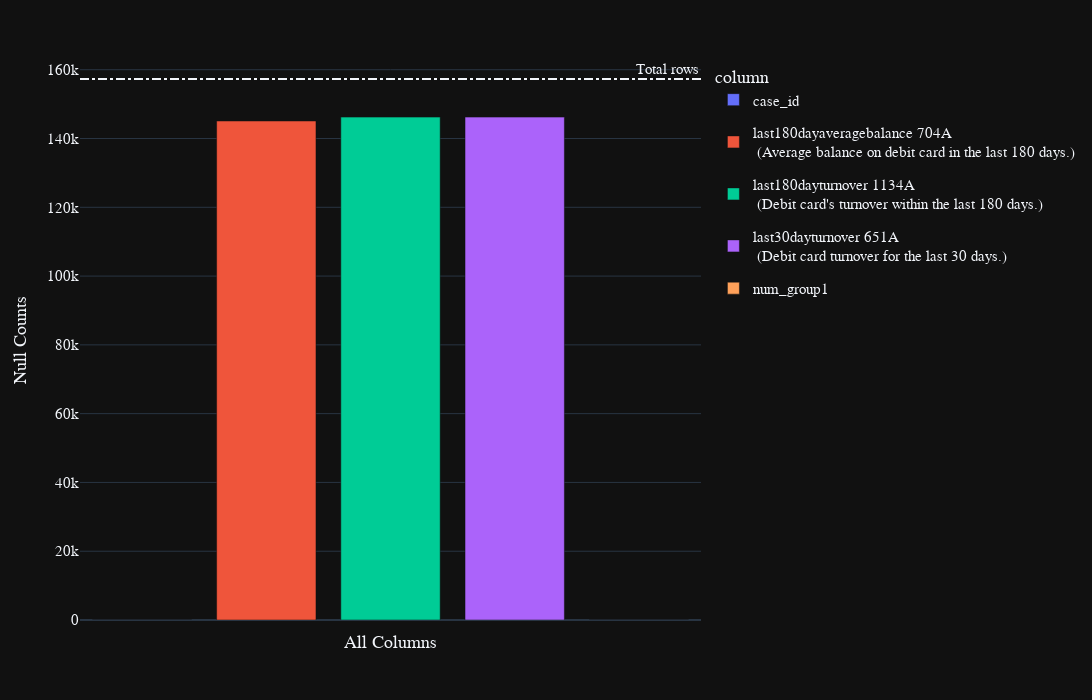

The code cell stored with this chart in its notebook:
### Code cell
train_debit = preprocess(21)
display(train_debit.fetch().head())
train_debit.pipe(plot_nulls)
print(gc.collect())

### Figure 1 — Plotly figure (JSON) as saved in the notebook; plotly's stock layout.template omitted (floating-point values rounded to 4 significant figures)
{"data": [{"alignmentgroup": "True", "customdata": [[0]], "hovertemplate": "<b>%{hovertext}</b><br><br>column=%{x}<br>null_counts=%{y}<br>percent=%{customdata[0]}<extra></extra>", "hovertext": ["case_id"], "legendgroup": "case_id", "marker": {"color": "#636efa", "pattern": {"shape": ""}}, "name": "case_id", "offsetgroup": "case_id", "orientation": "v", "showlegend": true, "textposition": "auto", "type": "bar", "x": ["case_id"], "xaxis": "x", "y": [0], "yaxis": "y"}, {"alignmentgroup": "True", "customdata": [[0.92]], "hovertemplate": "<b>%{hovertext}</b><br><br>column=%{x}<br>null_counts=%{y}<br>percent=%{customdata[0]}<extra></extra>", "hovertext": ["last180dayaveragebalance 704A <br> (Average balance on debit card in the last 180 days.)"], "legendgroup": "last180dayaveragebalance 704A <br> (Average balance on debit card in the last 180 days.)", "marker": {"color": "#EF553B", "pattern": {"shape": ""}}, "name": "last180dayaveragebalance 704A <br> (Average balance on debit card in the last 180 days.)", "offsetgroup": "last180dayaveragebalance 704A <br> (Average balance on debit card in the last 180 days.)", "orientation": "v", "showlegend": true, "textposition": "auto", "type": "bar", "x": ["last180dayaveragebalance 704A <br> (Average balance on debit card in the last 180 days.)"], "xaxis": "x", "y": [145086], "yaxis": "y"}, {"alignmentgroup": "True", "customdata": [[0.93]], "hovertemplate": "<b>%{hovertext}</b><br><br>column=%{x}<br>null_counts=%{y}<br>percent=%{customdata[0]}<extra></extra>", "hovertext": ["last180dayturnover 1134A <br> (Debit card's turnover within the last 180 days.)"], "legendgroup": "last180dayturnover 1134A <br> (Debit card's turnover within the last 180 days.)", "marker": {"color": "#00cc96", "pattern": {"shape": ""}}, "name": "last180dayturnover 1134A <br> (Debit card's turnover within the last 180 days.)", "offsetgroup": "last180dayturnover 1134A <br> (Debit card's turnover within the last 180 days.)", "orientation": "v", "showlegend": true, "textposition": "auto", "type": "bar", "x": ["last180dayturnover 1134A <br> (Debit card's turnover within the last 180 days.)"], "xaxis": "x", "y": [146221], "yaxis": "y"}, {"alignmentgroup": "True", "customdata": [[0.93]], "hovertemplate": "<b>%{hovertext}</b><br><br>column=%{x}<br>null_counts=%{y}<br>percent=%{customdata[0]}<extra></extra>", "hovertext": ["last30dayturnover 651A <br> (Debit card turnover for the last 30 days.)"], "legendgroup": "last30dayturnover 651A <br> (Debit card turnover for the last 30 days.)", "marker": {"color": "#ab63fa", "pattern": {"shape": ""}}, "name": "last30dayturnover 651A <br> (Debit card turnover for the last 30 days.)", "offsetgroup": "last30dayturnover 651A <br> (Debit card turnover for the last 30 days.)", "orientation": "v", "showlegend": true, "textposition": "auto", "type": "bar", "x": ["last30dayturnover 651A <br> (Debit card turnover for the last 30 days.)"], "xaxis": "x", "y": [146221], "yaxis": "y"}, {"alignmentgroup": "True", "customdata": [[0]], "hovertemplate": "<b>%{hovertext}</b><br><br>column=%{x}<br>null_counts=%{y}<br>percent=%{customdata[0]}<extra></extra>", "hovertext": ["num_group1"], "legendgroup": "num_group1", "marker": {"color": "#FFA15A", "pattern": {"shape": ""}}, "name": "num_group1", "offsetgroup": "num_group1", "orientation": "v", "showlegend": true, "textposition": "auto", "type": "bar", "x": ["num_group1"], "xaxis": "x", "y": [0], "yaxis": "y"}], "layout": {"annotations": [{"showarrow": false, "text": "Total rows", "x": 1, "xanchor": "right", "xref": "x domain", "y": 157302, "yanchor": "bottom", "yref": "y"}], "barmode": "relative", "height": 700, "legend": {"title": {"text": "column"}, "tracegroupgap": 10}, "margin": {"t": 60}, "shapes": [{"line": {"dash": "dashdot"}, "type": "line", "x0": 0, "x1": 1, "xref": "x domain", "y0": 157302, "y1": 157302, "yref": "y"}], "showlegend": true, "width": 3000, "xaxis": {"anchor": "y", "categoryarray": ["case_id", "last180dayaveragebalance 704A <br> (Average balance on debit card in the last 180 days.)", "last180dayturnover 1134A <br> (Debit card's turnover within the last 180 days.)", "last30dayturnover 651A <br> (Debit card turnover for the last 30 days.)", "num_group1"], "categoryorder": "array", "domain": [0, 1], "showticklabels": false, "title": {"text": "All Columns"}}, "yaxis": {"anchor": "x", "domain": [0, 1], "title": {"text": "Null Counts"}}}}
